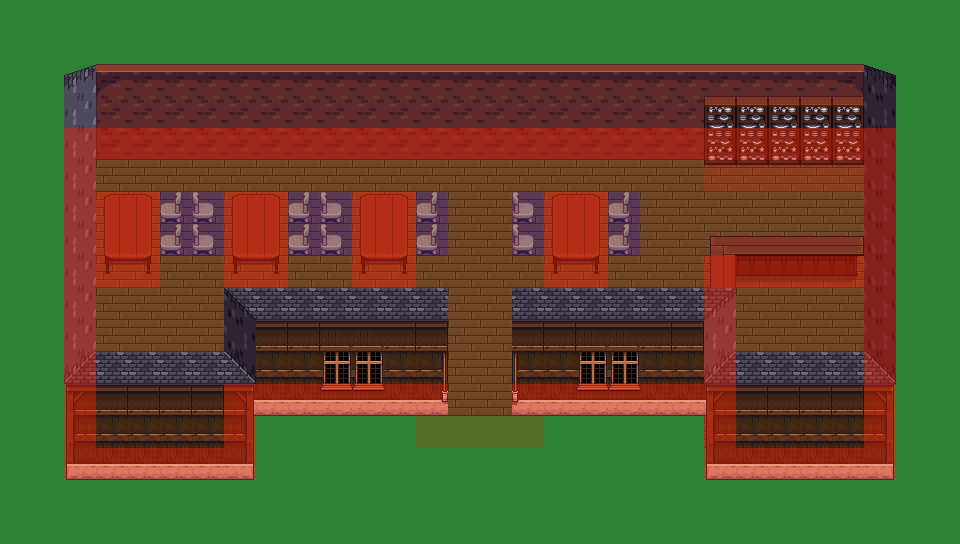

A 2D game scene composited from a Tiled map and its tileset images. What follows is a short description and the map's XML, with every tile layer's data as written:
An orthogonal 30x17 tile map with 32x32 px tiles, 3 tile layers (background, object, collision), 4 tilesets and 2 objects (event, npc).

<map height="17" orientation="orthogonal" renderorder="right-down" tileheight="32" tilewidth="32" version="1.0" width="30">
 <properties>
  <property name="music" value="music/calmtown.ogg" />
  <property name="tileset" value="tilesetdefs/interior.txt" />
  <property name="title" value="Tavern" />
 </properties>
 <tileset firstgid="1" name="tiled_collision" tileheight="32" tilewidth="32">
  <image height="32" source="tiled_collision.png" width="480" />
 </tileset>
 <tileset firstgid="16" name="interior_background" tileheight="32" tilewidth="32">
  <image height="832" source="interior_background.png" width="864" />
 </tileset>
 <tileset firstgid="718" name="intfurniture" tileheight="64" tilewidth="32">
  <image height="512" source="intfurniture.png" width="671" />
 </tileset>
 <tileset firstgid="878" name="interiorbuildings" tileheight="128" tilewidth="32">
  <image height="768" source="interiorbuildings.png" width="672" />
 </tileset>
 <layer height="17" name="background" width="30">
  <data encoding="csv">
541,541,541,541,541,541,541,541,541,541,541,541,541,541,541,541,541,541,541,541,541,541,541,541,541,541,541,541,541,541,
541,541,541,541,541,541,541,541,541,541,541,541,541,541,541,541,541,541,541,541,541,541,541,541,541,541,541,541,541,541,
541,541,541,541,541,541,541,541,541,541,541,541,541,541,541,541,541,541,541,541,541,541,541,541,541,541,541,541,541,541,
541,541,541,541,541,541,541,541,541,541,541,541,541,541,541,541,541,541,541,541,541,541,541,541,541,541,541,541,541,541,
541,541,541,541,541,541,541,541,541,541,541,541,541,541,541,541,541,541,541,541,541,541,541,541,541,541,541,541,541,541,
541,541,541,156,156,156,156,156,156,156,156,156,156,156,156,156,156,156,156,156,156,156,156,156,156,156,156,541,541,541,
541,541,541,156,156,156,156,156,156,156,156,156,156,156,156,156,156,156,156,156,156,156,156,156,156,156,156,541,541,541,
541,541,541,156,156,156,156,156,156,156,156,156,156,156,156,156,156,156,156,156,156,156,156,156,156,156,156,541,541,541,
541,541,541,156,156,156,156,156,156,156,156,156,156,156,156,156,156,156,156,156,156,156,156,156,156,156,156,541,541,541,
541,541,541,156,156,156,156,156,156,156,156,156,156,156,156,156,156,156,156,156,156,156,156,156,156,156,156,541,541,541,
541,541,541,156,156,156,156,156,156,156,156,156,156,156,156,156,156,156,156,156,156,156,156,156,156,156,156,541,541,541,
541,541,541,156,156,156,156,156,156,156,156,156,156,156,156,156,156,156,156,156,156,156,156,156,156,156,156,541,541,541,
541,541,541,156,156,156,156,156,156,156,156,156,156,156,156,156,156,156,156,156,156,156,156,156,156,156,156,541,541,541,
541,541,541,156,156,156,156,541,541,541,541,541,541,541,541,541,541,541,541,541,541,541,156,156,156,156,156,541,541,541,
541,541,541,541,541,541,541,541,541,541,541,541,541,541,541,541,541,541,541,541,541,541,541,541,541,541,541,541,541,541,
541,541,541,541,541,541,541,541,541,541,541,541,541,541,541,541,541,541,541,541,541,541,541,541,541,541,541,541,541,541,
541,541,541,541,541,541,541,541,541,541,541,541,541,541,541,541,541,541,541,541,541,541,541,541,541,541,541,541,541,541
</data>
 </layer>
 <layer height="17" name="object" width="30">
  <data encoding="csv">
0,0,0,0,0,0,0,0,0,0,0,0,0,0,0,0,0,0,0,0,0,0,0,0,0,0,0,0,0,0,
0,0,0,0,0,0,0,0,0,0,0,0,0,0,0,0,0,0,0,0,0,0,0,0,0,0,0,0,0,0,
0,0,0,0,0,0,0,0,0,0,0,0,0,0,0,0,0,0,0,0,0,0,0,0,0,0,0,0,0,0,
0,0,0,0,0,0,0,0,0,0,0,0,0,0,0,0,0,0,0,0,0,0,0,0,0,0,0,0,0,0,
0,0,0,962,963,963,963,963,963,963,963,963,963,963,963,963,963,963,963,963,963,963,963,963,963,963,964,0,0,0,
0,0,897,0,0,0,0,0,0,0,0,0,0,0,0,0,0,0,0,0,0,0,955,955,955,955,955,898,0,0,
0,0,896,0,0,195,194,0,0,195,194,0,0,195,0,0,194,0,0,195,0,0,0,0,0,0,0,895,0,0,
0,0,896,802,803,195,194,802,803,195,194,802,803,195,0,0,194,802,803,195,0,0,0,0,0,0,0,895,0,0,
0,0,896,0,0,0,0,0,0,0,0,0,0,0,0,0,0,0,0,0,0,0,765,769,769,769,770,895,0,0,
0,0,896,822,823,0,0,822,823,0,0,822,823,0,0,0,0,822,823,0,0,0,825,0,0,0,0,895,0,0,
0,0,896,0,0,0,0,0,0,0,0,0,0,0,0,0,0,0,0,0,0,0,0,0,0,0,0,895,0,0,
0,0,896,0,0,0,0,0,0,0,0,0,0,0,0,0,0,0,0,0,0,0,0,0,0,0,0,895,0,0,
0,0,896,0,0,0,0,936,921,921,922,922,921,923,0,0,928,921,922,922,921,921,935,0,0,0,0,895,0,0,
0,0,896,0,0,0,0,895,0,0,0,0,0,0,0,0,0,0,0,0,0,0,896,0,0,0,0,895,0,0,
0,0,920,921,921,921,921,934,0,0,0,0,0,0,0,0,0,0,0,0,0,0,920,921,921,921,921,934,0,0,
0,0,0,0,0,0,0,0,0,0,0,0,0,0,0,0,0,0,0,0,0,0,0,0,0,0,0,0,0,0,
0,0,0,0,0,0,0,0,0,0,0,0,0,0,0,0,0,0,0,0,0,0,0,0,0,0,0,0,0,0
</data>
 </layer>
 <layer height="17" name="collision" width="30">
  <data encoding="csv">
0,0,0,0,0,0,0,0,0,0,0,0,0,0,0,0,0,0,0,0,0,0,0,0,0,0,0,0,0,0,
0,0,0,0,0,0,0,0,0,0,0,0,0,0,0,0,0,0,0,0,0,0,0,0,0,0,0,0,0,0,
0,0,0,0,0,0,0,0,0,0,0,0,0,0,0,0,0,0,0,0,0,0,0,0,0,0,0,0,0,0,
0,0,0,0,0,0,0,0,0,0,0,0,0,0,0,0,0,0,0,0,0,0,0,0,0,0,0,0,0,0,
0,0,1,1,1,1,1,1,1,1,1,1,1,1,1,1,1,1,1,1,1,1,1,1,1,1,1,1,0,0,
0,0,1,0,0,0,0,0,0,0,0,0,0,0,0,0,0,0,0,0,0,0,3,3,3,3,3,1,0,0,
0,0,1,1,1,4,4,1,1,4,4,1,1,4,0,0,4,1,1,4,0,0,0,0,0,0,0,1,0,0,
0,0,1,1,1,4,4,1,1,4,4,1,1,4,0,0,4,1,1,4,0,0,0,0,0,0,0,1,0,0,
0,0,1,1,1,0,0,1,1,0,0,1,1,0,0,0,0,1,1,0,0,0,1,1,1,1,1,1,0,0,
0,0,1,0,0,0,0,0,0,0,0,0,0,0,0,0,0,0,0,0,0,0,1,0,0,0,0,1,0,0,
0,0,1,0,0,0,0,0,0,0,0,0,0,0,0,0,0,0,0,0,0,0,1,0,0,0,0,1,0,0,
0,0,1,0,0,0,0,0,0,0,0,0,0,0,0,0,0,0,0,0,0,0,1,0,0,0,0,1,0,0,
0,0,1,0,0,0,0,1,1,1,1,1,1,1,0,0,1,1,1,1,1,1,1,0,0,0,0,1,0,0,
0,0,1,0,0,0,0,1,0,0,0,0,0,3,3,3,3,0,0,0,0,0,1,0,0,0,0,1,0,0,
0,0,1,1,1,1,1,1,0,0,0,0,0,0,0,0,0,0,0,0,0,0,1,1,1,1,1,1,0,0,
0,0,0,0,0,0,0,0,0,0,0,0,0,0,0,0,0,0,0,0,0,0,0,0,0,0,0,0,0,0,
0,0,0,0,0,0,0,0,0,0,0,0,0,0,0,0,0,0,0,0,0,0,0,0,0,0,0,0,0,0
</data>
 </layer>
 <objectgroup name="event">
  <object height="32" name="Teleport to Laurelia" type="event" width="64" x="448" y="384">
   <properties>
    <property name="intermap" value="maps/laurelia.txt,83,81" />
   <property name="activate" value="on_trigger" /></properties>
  </object>
 </objectgroup>
 <objectgroup name="npc">
  <object height="32" name="Barman" type="npc" width="32" x="768" y="288"><properties><property name="filename" value="npcs/barman.txt" /></properties></object>
 </objectgroup>
</map>
